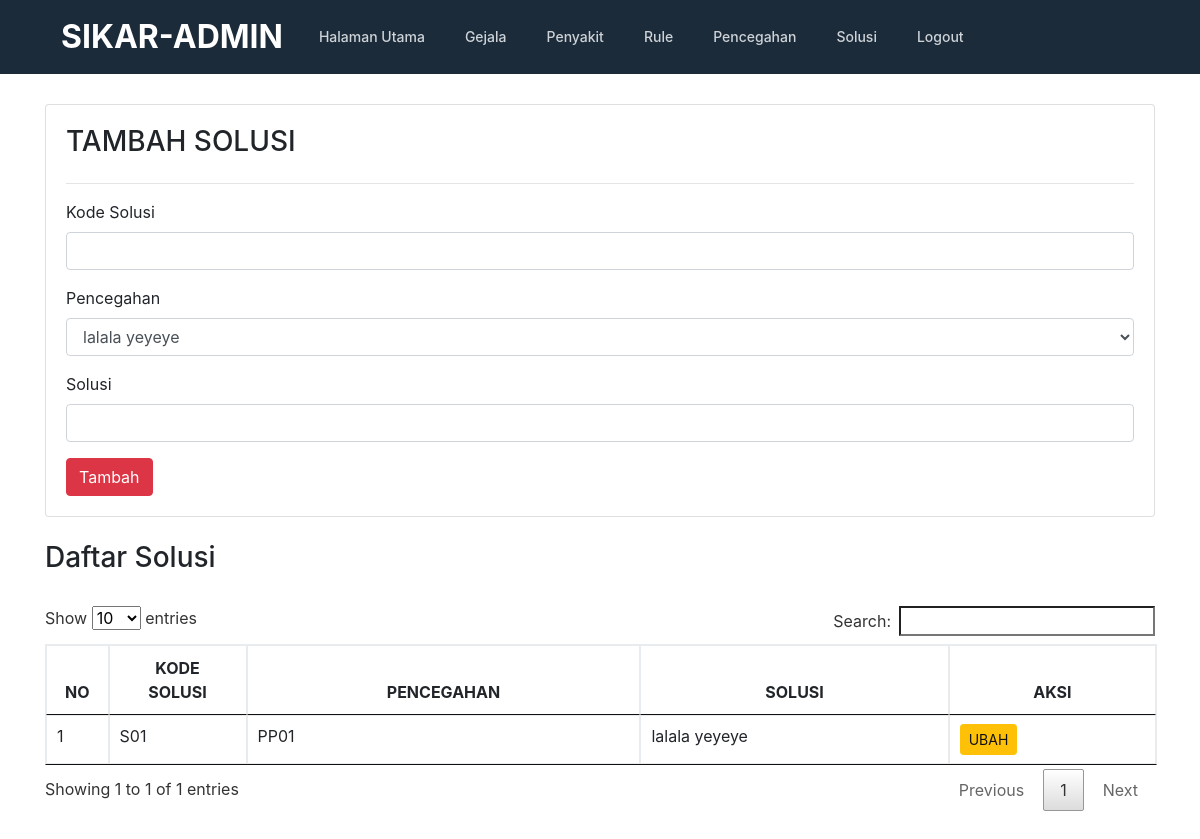
The page /admin/solusi.php on the database as committed earlier.
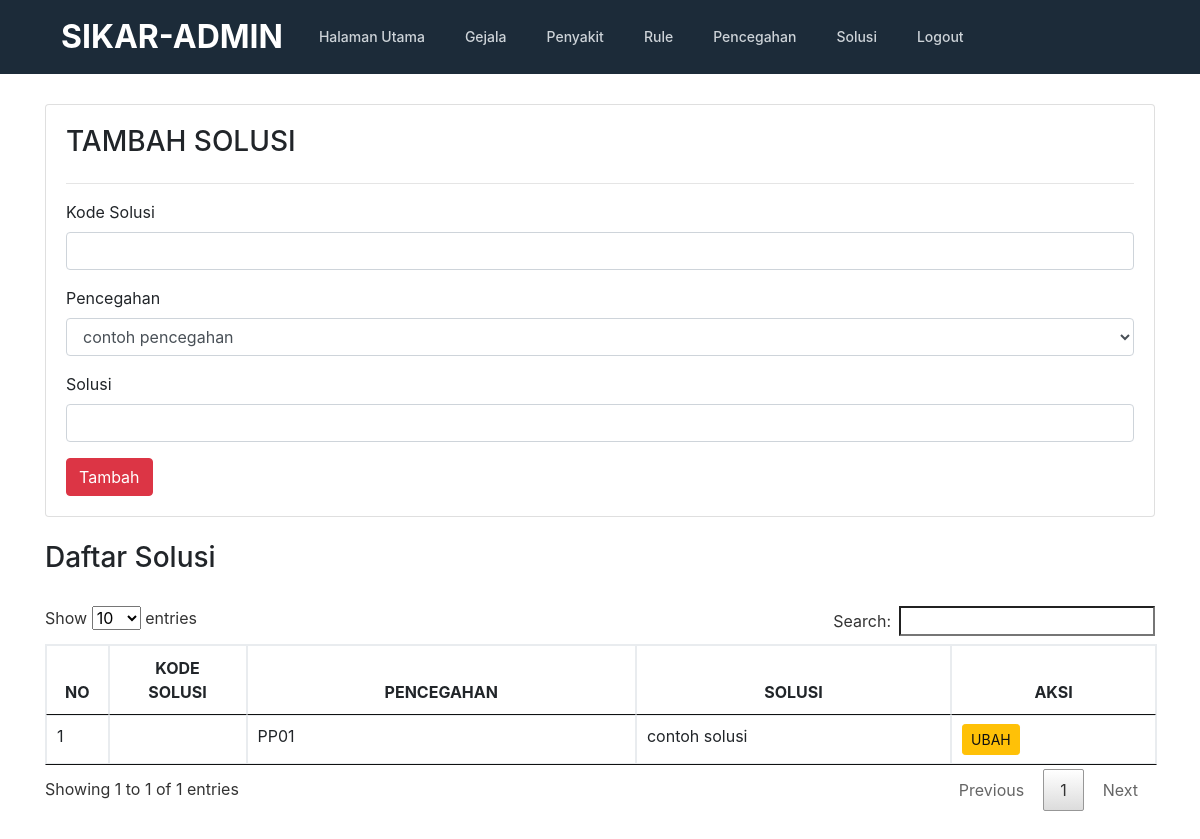
The same page on the database as committed later.
### tables this page shows
CREATE TABLE `solusi` (
  `id` int(10) NOT NULL,
  `kd_solusi` varchar(10) NOT NULL,
  `kd_pencegahan` varchar(10) NOT NULL,
  `solusi` text NOT NULL
);

### admin/solusi.php (the view, shortened to what this page needs)
<!doctype html>
<html lang="en">
  <head>
    <link href="../css/bootstrap.min.css" rel="stylesheet">
    <link href="../css/style.css" rel="stylesheet">
    <link href="../css/jquery.dataTables.min.css" rel="stylesheet"/>
  </head>
  <body>
    <?php include "header.php"; ?>
    <section>
      <div class="container">
        <div class="row">
            <div class="col-md-12">
              <div class="card" style="padding:20px">
                <h3>TAMBAH SOLUSI</h3>
                <hr/>
                <form action="prosestambahsolusi.php" method="POST">
                  <div class="form-group">
                      <label>Kode Solusi</label>
                      <input type="text" name="kd_solusi" class="form-control" />
                  </div>
                  <div class="form-group">
                    <label>Pencegahan</label>
                    <select name="kd_pencegahan" class="form-control">
                      <?php
                        include "../conn.php";
                        $query = mysqli_query($koneksi,"SELECT * FROM pencegahan ORDER BY kd_pencegahan ASC");
                        while ($data=mysqli_fetch_array($query)) {
                      ?>
                      <option value="<?php echo $data['kd_pencegahan'];?>"> <?php echo $data['deskripsi']; ?></option>
                      <?php
                        }
                      ?>
                    </select>
                  </div>
                  <div class="form-group">
                      <label>Solusi</label>
                      <input type="text" name="solusi" class="form-control" />
                  </div>
                  <button type="submit" class="btn btn-md btn-danger">Tambah</button>
                </form>
              </div>
              <br/>
              <h3>Daftar Solusi</h3>
              <br/>
              <div class="row">
                <div class="col-md-12">
                  <table class="table table-bordered table-hover" id="gejala" class="display" style="width:100%">
                    <thead>
                      <tr>
                        <th width="20"><center>NO</center></th>
                        <th width="100"><center>KODE SOLUSI</center></th>
                        <th><center>PENCEGAHAN</center></th>
                        <th><center>SOLUSI</center></th>
                        <th><center>AKSI</center></th>
                      </tr>
                    </thead>
                    <tbody>
                      <?php
                        include "../conn.php";
                        $query = mysqli_query($koneksi,"SELECT * FROM solusi ORDER BY id ASC");
                        $no=0;
                        while ($data=mysqli_fetch_array($query)) {
                            $no++;
                      ?>
                      <tr>
                          <td><?php echo $no; ?></td>
                          <td><?php echo $data['kd_solusi']; ?></td>
                          <td><?php echo $data['kd_pencegahan']; ?></td>
                          <td><?php echo $data['solusi']; ?></td>
                          <td>
                              <a  href="editsolusi.php?id=<?php echo $data['id']; ?>" class="btn btn-sm btn-warning">UBAH</a>
                          </td>
                      </tr>
                      <?php } ?>
                    </tbody>
                  </table>
                </div>
              </div>
            </div>
        </div>
      </div>
    </section>
  </body>
</html>

Rows that differ between the two databases and show on the page:
changed solusi "PP01": solusi "lalala yeyeye" → "contoh solusi"; kd_solusi "S01" → (not shown)
Other text that changed with them:
form field kd_pencegahan: "lalala yeyeye" → "contoh pencegahan"
